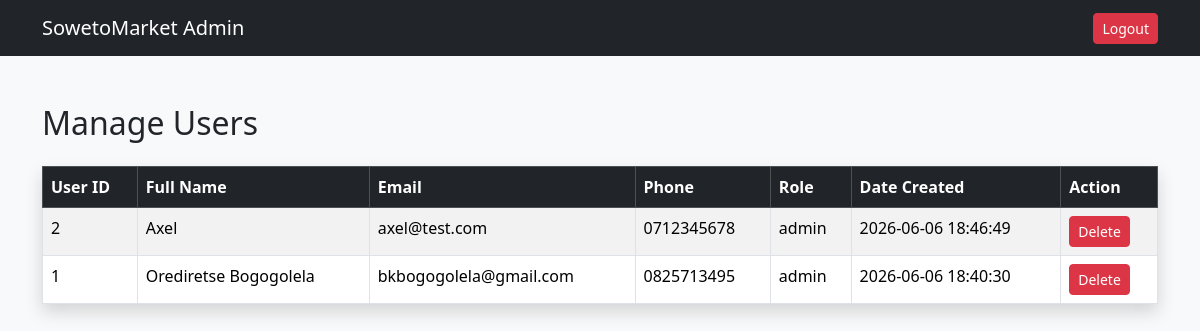
The page /manage-users.php (signed in) on the database its author committed.
### tables this page shows
CREATE TABLE `users` (
  `user_id` int(11) NOT NULL,
  `full_name` varchar(100) NOT NULL,
  `email` varchar(100) DEFAULT NULL,
  `phone` varchar(20) DEFAULT NULL,
  `password` varchar(255) NOT NULL,
  `role` enum('admin','seller','buyer') DEFAULT 'buyer',
  `created_at` timestamp NOT NULL DEFAULT current_timestamp()
);

### manage-users.php (the view, shortened to what this page needs)
<?php
include 'includes/db.php';
$sql = "SELECT * FROM users ORDER BY created_at DESC";
$result = mysqli_query($conn, $sql);
?>
<!DOCTYPE html>
<html>
<head>
    <link href="https://cdn.jsdelivr.net/npm/bootstrap@5.3.3/dist/css/bootstrap.min.css" rel="stylesheet">
</head>
<body class="bg-light">
<nav class="navbar navbar-dark bg-dark">
    <div class="container">
        <a href="admin/admin-dashboard.php" class="navbar-brand">SowetoMarket Admin</a>
        <a href="logout.php" class="btn btn-danger btn-sm">Logout</a>
    </div>
</nav>
<div class="container mt-5">
    <h2 class="mb-4">Manage Users</h2>
    <table class="table table-bordered table-striped shadow">
        <thead class="table-dark">
            <tr>
                <th>User ID</th>
                <th>Full Name</th>
                <th>Email</th>
                <th>Phone</th>
                <th>Role</th>
                <th>Date Created</th>
                <th>Action</th>
            </tr>
        </thead>
        <tbody>
            <?php while ($row = mysqli_fetch_assoc($result)) { ?>
                <tr>
                    <td><?php echo $row['user_id']; ?></td>
                    <td><?php echo $row['full_name']; ?></td>
                    <td><?php echo $row['email']; ?></td>
                    <td><?php echo $row['phone']; ?></td>
                    <td><?php echo $row['role']; ?></td>
                    <td><?php echo $row['created_at']; ?></td>
                    <td>
                        <a href="delete-user.php?id=<?php echo $row['user_id']; ?>"
                           class="btn btn-danger btn-sm"
                           onclick="return confirm('Are you sure you want to delete this user?');">
                           Delete
                        </a>
                    </td>
                </tr>
            <?php } ?>
        </tbody>
    </table>
</div>
</body>
</html>

### rows shown on the page
users: user_id "2", full_name "Axel", email "axel@test.com", phone "0712345678", role "admin", created_at "2026-06-06 18:46:49"
users: user_id "1", full_name "Orediretse Bogogolela", email "bkbogogolela@gmail.com", phone "0825713495", role "admin", created_at "2026-06-06 18:40:30"
